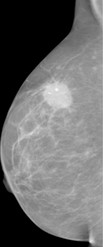
#> input picture mama.jpg, 103 x 247 px
$ python processar_cancer_de_mama.py
#> lines starting #> are read from the running program, lines starting #| are printed output that depends on the picture; after the words box and inside, x2 and y2 are one past the last pixel; in counts of white or black regions, pixels touching at a corner belong together
import cv2
import numpy as np
import matplotlib.pyplot as plt

# Carregar a imagem em tons de cinza
imagem = cv2.imread('mama.jpg', cv2.IMREAD_GRAYSCALE)
#> imagem is the input picture: shape (247, 103); min 0, max 251, mean 106.4

_, imagem_segmentada = cv2.threshold(imagem, 150, 255, cv2.THRESH_BINARY)
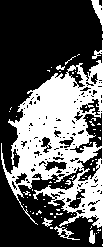
#> imagem_segmentada: shape (247, 103); 36.3% white; 70 white regions (64 under 20 px), largest, box (x1, y1, x2, y2) and area: (1, 40, 103, 239) 8583, (91, 0, 103, 31) 165, (54, 226, 80, 240) 101, (89, 230, 95, 244) 63, (42, 218, 53, 227) 46, (56, 65, 65, 70) 28

contagem_suspeita = np.count_nonzero(imagem_segmentada == 255)
#> contagem_suspeita = 9243
contagem_fundo = np.count_nonzero(imagem_segmentada == 0)
#> contagem_fundo = 16198

percentual_suspeita = (contagem_suspeita / (contagem_suspeita + contagem_fundo)) * 100
#> percentual_suspeita = 36.33

limiar = 25
diagnostico = 'Indícios de câncer de mama detectados.' if percentual_suspeita >= limiar else 'Nenhuma evidência significativa de câncer de mama detectada.'
#> diagnostico = 'Indícios de câncer de mama detectados.'

print(diagnostico)
#| Indícios de câncer de mama detectados.
print(f'Porcentagem de áreas suspeitas: {percentual_suspeita:.2f}%')
#| Porcentagem de áreas suspeitas: 36.33%

# Mostrar imagem segmentada
plt.imshow(imagem_segmentada, cmap='gray')
plt.title('Áreas Suspeitas Realçadas')
plt.axis('off')
plt.show()
